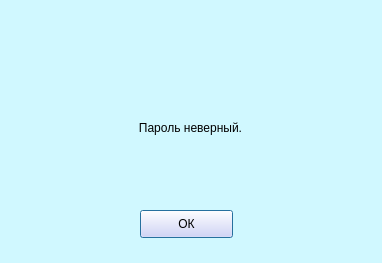
<?xml version="1.0" encoding="UTF-8"?>
<ui version="4.0">
 <class>Dialog</class>
 <widget class="QDialog" name="Dialog">
  <property name="geometry">
   <rect>
    <x>0</x>
    <y>0</y>
    <width>382</width>
    <height>263</height>
   </rect>
  </property>
  <property name="windowTitle">
   <string>Dialog</string>
  </property>
  <property name="styleSheet">
   <string notr="true">background-color: rgb(208, 248, 255);</string>
  </property>
  <widget class="QLabel" name="label">
   <property name="geometry">
    <rect>
     <x>-10</x>
     <y>120</y>
     <width>401</width>
     <height>16</height>
    </rect>
   </property>
   <property name="text">
    <string>&lt;html&gt;&lt;head/&gt;&lt;body&gt;&lt;p align=&quot;center&quot;&gt;Пароль неверный.&lt;/p&gt;&lt;/body&gt;&lt;/html&gt;</string>
   </property>
  </widget>
  <widget class="QPushButton" name="pushButton">
   <property name="geometry">
    <rect>
     <x>140</x>
     <y>210</y>
     <width>93</width>
     <height>28</height>
    </rect>
   </property>
   <property name="styleSheet">
    <string notr="true">background-color: rgb(219, 212, 255);
</string>
   </property>
   <property name="text">
    <string>ОК</string>
   </property>
  </widget>
 </widget>
 <resources/>
 <connections/>
</ui>
